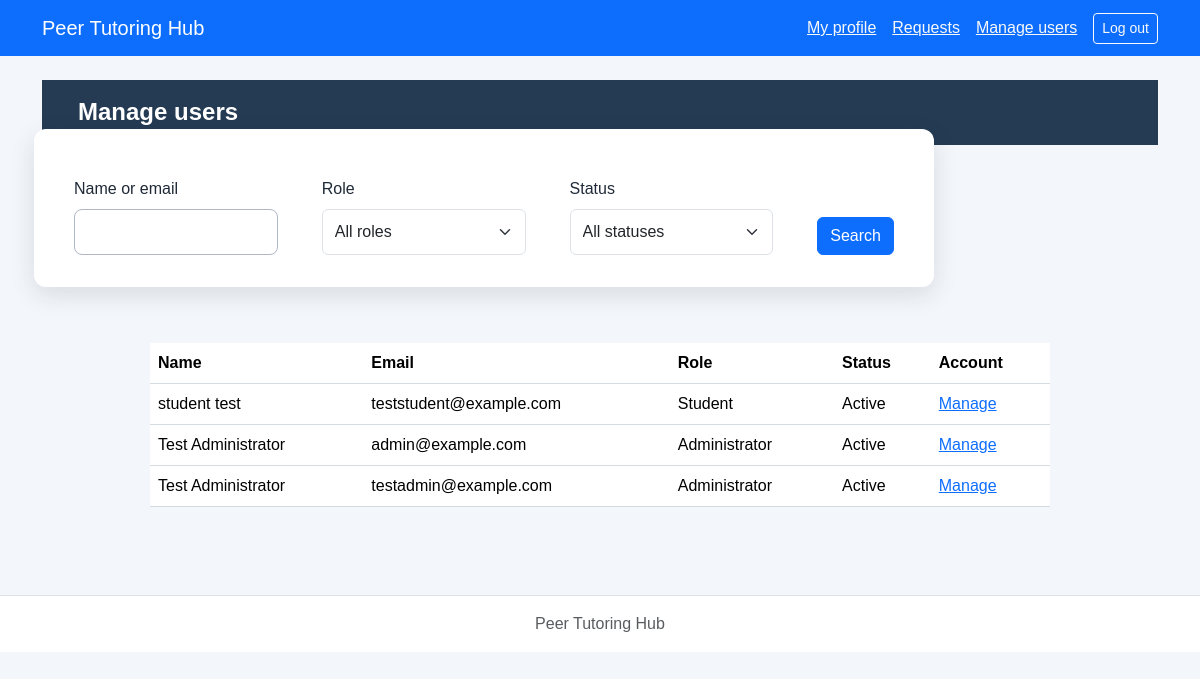
The app's page /php/users.php (signed in) with its own data.
### tables this page shows
CREATE TABLE users (
    user_id INTEGER PRIMARY KEY AUTOINCREMENT,
    full_name TEXT NOT NULL,
    email TEXT NOT NULL UNIQUE,
    password_hash TEXT NOT NULL,
    role TEXT NOT NULL CHECK (role IN ('Student', 'Tutor', 'Administrator')),
    status TEXT NOT NULL DEFAULT 'Active' CHECK (status IN ('Active', 'Inactive')),
    created_at TEXT NOT NULL DEFAULT CURRENT_TIMESTAMP,
    session_version INTEGER NOT NULL DEFAULT 0
);

### services/requestService.php (called while the page is built, shortened)
<?php
function escapeHtml($v) {return htmlspecialchars((string)$v,ENT_QUOTES,'UTF-8');}

### services/userService.php (called while the page is built, shortened)
<?php
require_once __DIR__ . '/../repositories/userPDO.php';
function inputString(array $input, string $key): string
{
    return is_string($input[$key] ?? null) ? $input[$key] : '';
}

### repositories/userPDO.php (called while the page is built, shortened)
<?php
function findUserById(PDO $pdo, int $id)
{
    $stmt = $pdo->prepare('SELECT ' . USER_FIELDS . ' FROM users WHERE user_id = ?');
    $stmt->execute([$id]);
    return $stmt->fetch();
}
function searchUsers(PDO $pdo, string $query, string $role, string $status): array
{
    $stmt = $pdo->prepare('SELECT ' . USER_FIELDS . ' FROM users
        WHERE (instr(lower(full_name), lower(?)) > 0 OR instr(lower(email), lower(?)) > 0 OR ? = \'\')
        AND (? = \'\' OR role = ?) AND (? = \'\' OR status = ?) ORDER BY full_name COLLATE NOCASE, user_id');
    $stmt->execute([$query, $query, $query, $role, $role, $status, $status]);
    return $stmt->fetchAll();
}

### includes/auth.php (called while the page is built, shortened)
<?php
require_once __DIR__ . '/../services/userService.php';
require_once __DIR__ . '/../services/requestService.php';
function requireLogin(PDO $pdo): array
{
    $user = findUserById($pdo, $_SESSION['user_id']);
    return $user;
}

### php/users.php (the view, shortened to what this page needs)
<?php
require_once __DIR__ . '/../includes/auth.php';
$pdo = openDatabase();
$user = requireLogin($pdo);
$query = trim(inputString($_GET, 'q'));
$role = inputString($_GET, 'role');
$status = inputString($_GET, 'status');
$accounts = searchUsers($pdo, $query, $role, $status);
require __DIR__ . '/../includes/header.php';
require __DIR__ . '/../includes/nav.php';
?>
<main class="container py-4">
    <h1>Manage users</h1>
    <form method="get" class="row g-3 mb-3">
        <div class="col-md">
            <label class="form-label" for="q">Name or email</label>
            <input class="form-control" id="q" name="q" type="search" value="<?= escapeHtml($query) ?>">
        </div>
        <div class="col-md">
            <label class="form-label" for="role">Role</label>
            <select class="form-select" id="role" name="role">
                <option value="">All roles</option>
            </select>
        </div>
        <div class="col-md">
            <label class="form-label" for="status">Status</label>
            <select class="form-select" id="status" name="status">
                <option value="">All statuses</option>
            </select>
        </div>
        <div class="col-auto align-self-end"><button class="btn btn-primary">Search</button></div>
    </form>
    <?php if (!$accounts): ?>
        <p>No accounts matched your search.</p>
    <?php else: ?>
        <div class="table-responsive">
            <table class="table">
                <thead><tr><th>Name</th><th>Email</th><th>Role</th><th>Status</th><th>Account</th></tr></thead>
                <tbody>
                <?php foreach ($accounts as $account): ?>
                    <tr>
                        <td><?= escapeHtml($account['full_name']) ?></td>
                        <td><?= escapeHtml($account['email']) ?></td>
                        <td><?= escapeHtml($account['role']) ?></td>
                        <td><?= escapeHtml($account['status']) ?></td>
                        <td><a href="manage-user.php?user_id=<?= (int)$account['user_id'] ?>">Manage</a></td>
                    </tr>
                <?php endforeach; ?>
                </tbody>
            </table>
        </div>
    <?php endif; ?>
</main>
<?php require __DIR__ . '/../includes/footer.php'; ?>

### css/styles.css (style rules this page uses)
* { box-sizing: border-box; }
body { margin: 0; min-height: 100vh; font-family: Arial, Helvetica, sans-serif; color: #1f2937; background-color: #f3f6fa; }
h1 { margin: 0; padding: 18px 36px; color: #ffffff; font-size: 24px; font-weight: 700; background-color: #243b53; }
main form { max-width: 900px; margin: 42px auto; padding: 32px; display: grid; grid-template-columns: 1fr 1fr; gap: 18px 28px; background-color: #ffffff; border-radius: 12px; box-shadow: 0 8px 24px rgba(31, 41, 55, 0.12); }
main form input:not([type="checkbox"]):not([type="radio"]), main form select, main form textarea { width: 100%; min-height: 46px; padding: 10px 14px; color: #374151; font: inherit; background-color: #ffffff; border: 1px solid #aeb8c5; border-radius: 8px; }
main form button { grid-column: 1 / -1; grid-row: 6; justify-self: start; margin-top: 8px; padding: 13px 26px; color: #ffffff; font-size: 16px; font-weight: 700; background-color: #d60000; border: 0; border-radius: 8px; cursor: pointer; }
table { width: calc(100% - 80px); max-width: 900px; margin: 40px auto; border-collapse: collapse; background-color: #ffffff; }
th, td { padding: 14px 16px; text-align: left; border-bottom: 1px solid #d6dbe2; }
th { background-color: #eef1f4; }

### records on screen
users: full_name "student test", email "teststudent@example.com", role "Student", status "Active"
users: full_name "Test Administrator", email "admin@example.com", role "Administrator", status "Active"
users: full_name "Test Administrator", email "testadmin@example.com", role "Administrator", status "Active"
